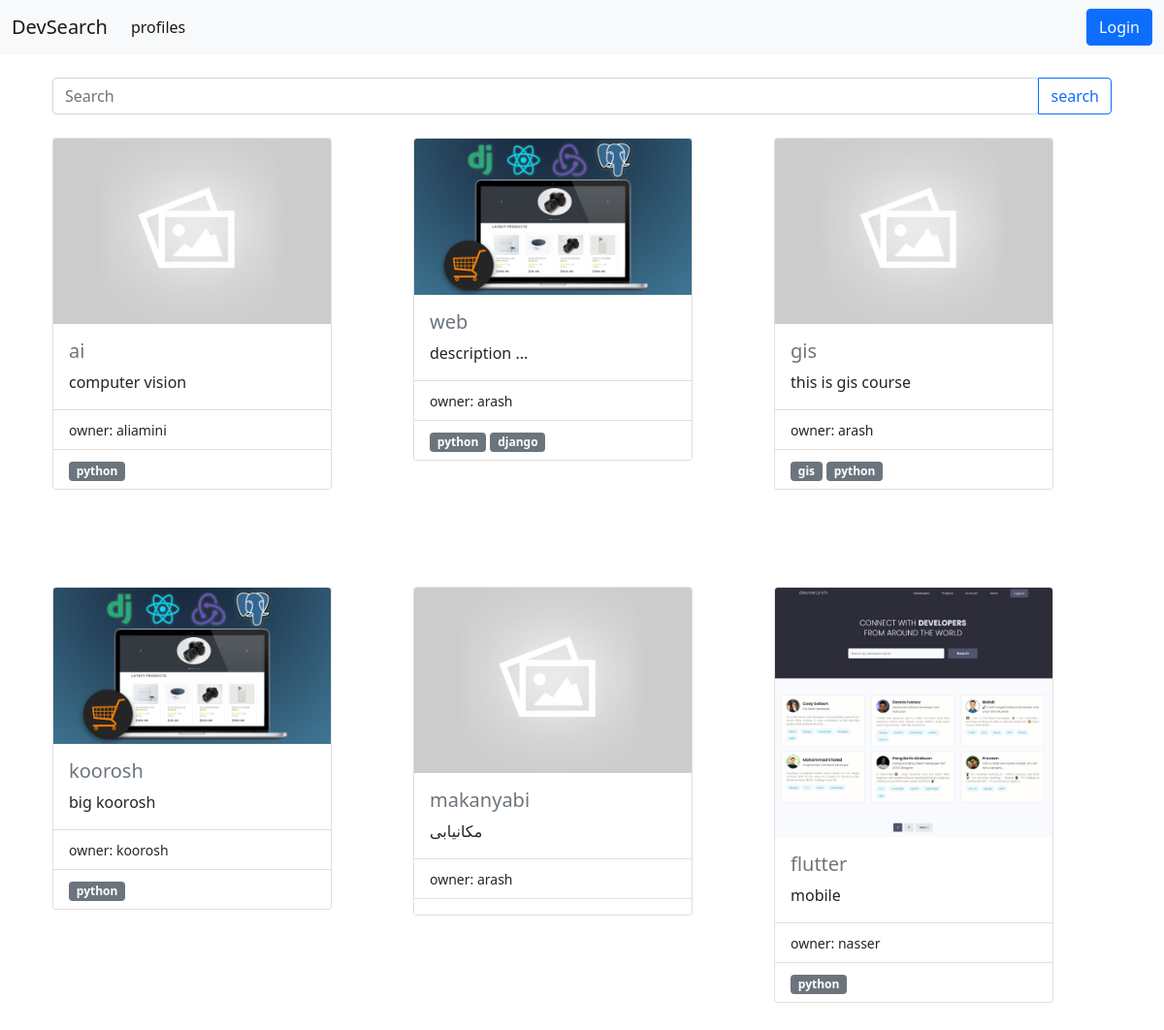
/projects/, run on the app's committed database.
### projects/models.py (models this page shows, shortened)
class Project(models.Model):
    owner = models.ForeignKey(
        Profile, null=True, blank=True, on_delete=models.CASCADE)
    title= models.CharField(max_length=200)
    description= models.TextField(null=True , blank=True)
    project_image = models.ImageField(
        null=True, blank=True, upload_to='projects/', default="default.jpg")
    demo_link= models.CharField(max_length=2000, null=True , blank=True)
    source_link= models.CharField(max_length=2000, null=True , blank=True)
    tags= models.ManyToManyField('Tag', blank=True)
    vote_ratio= models.IntegerField(default=0, null=True, blank=True)
    vote_total= models.IntegerField(default=0, null=True, blank=True)
    created=models.DateTimeField(auto_now_add=True)
    id= models.UUIDField(default=uuid.uuid4, unique=True, primary_key=True, editable=False)

class Tag(models.Model):
    name= models.CharField(max_length=200)
    created=models.TimeField(auto_now_add=True)
    id= models.UUIDField(default=uuid.uuid4, unique=True, primary_key=True, editable=False)
    def __str__(self):
        return self.name

### users/models.py (models this page shows, shortened)
class Profile(models.Model):
    user = models.OneToOneField(
        User, on_delete=models.CASCADE, null=True, blank=True)
    name = models.CharField(max_length=200, blank=True, null=True)
    email = models.EmailField(max_length=500, blank=True, null=True)
    username = models.CharField(max_length=200, blank=True, null=True)
    location = models.CharField(max_length=200, blank=True, null=True)
    short_intro = models.CharField(max_length=200, blank=True, null=True)
    bio = models.TextField(blank=True, null=True)
    profile_image = models.ImageField(
        null=True, blank=True, upload_to='profiles/', default="profiles/user-default.png")
    social_github = models.CharField(max_length=200, blank=True, null=True)
    social_twitter = models.CharField(max_length=200, blank=True, null=True)
    social_linkedin = models.CharField(max_length=200, blank=True, null=True)
    social_youtube = models.CharField(max_length=200, blank=True, null=True)
    social_website = models.CharField(max_length=200, blank=True, null=True)
    created = models.DateTimeField(auto_now_add=True)
    id= models.UUIDField(default=uuid.uuid4, unique=True, primary_key=True, editable=False)

### projects/views.py (the view)
# urls.py: path('projects/', views.getprojects),
def projects(request):
    projects, search_query= searchProject(request)
    return render(request,'projects.html',{'projects': projects, 'search_query': search_query})

### projects/utils.py (called while the page is built)
def searchProject(request):
    search_query= ''
    if request.GET.get('search_query'):
        search_query= request.GET.get('search_query')
    tags = Tag.objects.filter(name__icontains=search_query)
    projects= Project.objects.distinct().filter(
        Q(title__icontains= search_query) |
        Q(description__icontains= search_query) |
        Q(owner__name__icontains=search_query) |
        Q(tags__in=tags)
        )
    return projects , search_query

### projects/templates/projects.html
{% extends 'main.html' %}
{% load static %}
{% block content %}
<br>
<div class="container">
  <form class="input-group" action="{% url 'projects' %}" method="get">
    <input type="search" class="form-control rounded" placeholder="Search" aria-label="Search"
    aria-describedby="search-addon" name="search_query" value="{{search_query}}" />
    <button type="submit" class="btn btn-outline-primary">search</button>
  </form>
  <br>
</div>
  {% if projects %}
  <div class="container">
    <div class="row">
  {% for project in projects %}
  <div class="col-sm" style="margin-bottom: 100px">
  <div class="card" style="width: 18rem;">
    <img src="{{ project.project_image.url }}" class="card-img-top" alt="project image">
    <div class="card-body">
      <h5 class="card-title"><a class="link-secondary text-decoration-none" href="{% url 'project' project.id %}">{{project.title}}</a></h5>
      <p class="card-text">{{project.description}}</p>
    </div>
    <ul class="list-group list-group-flush">
      <li class="list-group-item">
        <small>owner: {{project.owner.name}} </small>
      </li>
      <li class="list-group-item">
        {% for tag in project.tags.all %}
        <span class="badge bg-secondary">
            {{tag}}
        </span>
        {% endfor %}
      </li>
    </ul>
  </div>
</div>
  {% endfor %}
</div>
</div>
  {% endif %}
{% endblock %}

### templates/main.html (shortened to what this page needs)
<!doctype html>
{% load static %}
<html lang="en">
  <head>
    <link href="https://cdn.jsdelivr.net/npm/bootstrap@5.1.3/dist/css/bootstrap.min.css" rel="stylesheet">
    <link href="{% static 'css/style.css' %}" rel="stylesheet">
  </head>
  <body>
    {% include 'navbar.html' %}
    <div class="dev container">
    {% block content %}
    {% endblock %}
    </div>
  </body>
</html>

### templates/navbar.html (shortened to what this page needs)
<nav class="navbar navbar-expand-lg navbar-light bg-light">
    <div class="container-fluid">
      <a class="navbar-brand" href="{% url 'projects' %}">DevSearch</a>
      <div class="collapse navbar-collapse" id="navbarSupportedContent">
        <ul class="navbar-nav me-auto mb-2 mb-lg-0">
          <li class="nav-item">
            <a class="nav-link active" aria-current="page" href="{% url 'profiles' %}">profiles</a>
          </li>
        </ul>
        <form class="d-flex">
          {% if request.user.is_authenticated %}
            <button type="button" class="btn btn-primary"><a class="link-light text-decoration-none" href="{% url 'logoutUser'%}">Logout</a> </button>
          {% else %}
            <button type="button" class="btn btn-primary"><a class="link-light text-decoration-none" href="{% url 'loginUser'%}">Login</a> </button>
          {% endif %}
        </form>
      </div>
    </div>
  </nav>

### data on the page
Project: project_image (placeholder picture), title "ai", description "computer vision", owner.name "aliamini"
Tag: name "python"
Project: project_image (picture), title "web", description "description ...", owner.name "arash"
Tag: name "django"
Project: project_image (placeholder picture), title "gis", description "this is gis course", owner.name "arash"
Tag: name "gis"
Project: project_image (picture), title "koorosh", description "big koorosh", owner.name "koorosh"
Project: project_image (placeholder picture), title "makanyabi", description "مکانیابی", owner.name "arash"
Project: project_image (picture), title "flutter", description "mobile", owner.name "nasser"
